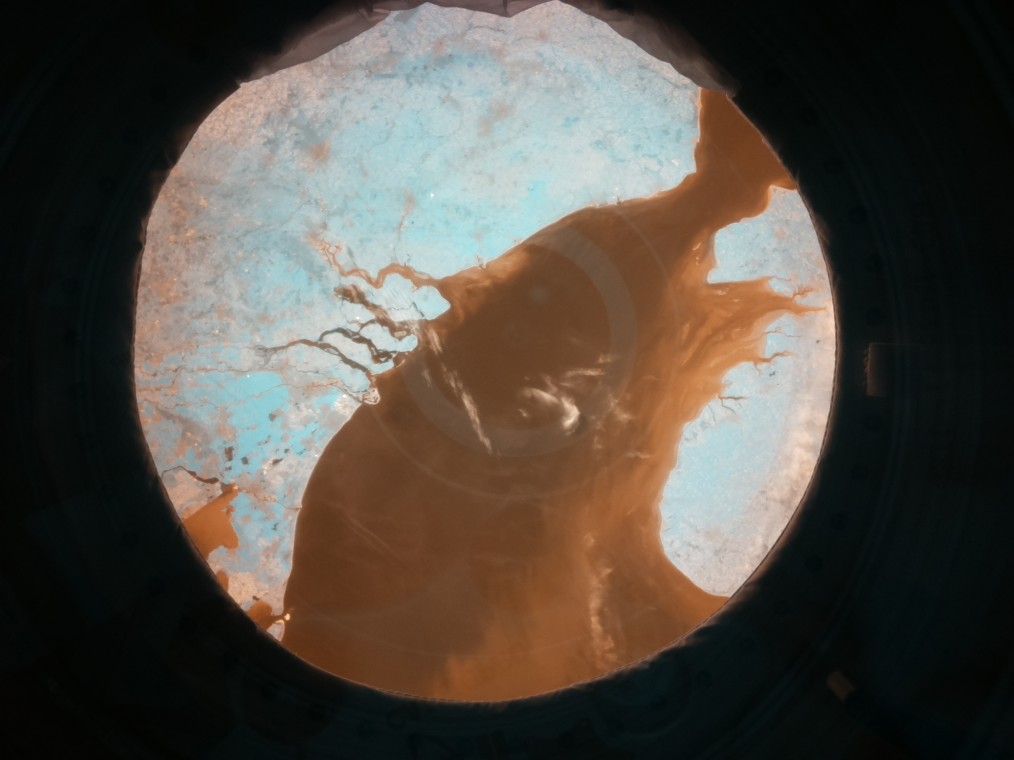
#> input picture eda/direction10/sw1.jpg, 2028 x 1520 px, found by its file name (shown at 1/2 size)
$ python direction5.5.py
#> lines starting #> are read from the running program, lines starting #| are printed output that depends on the picture; long printed decimals are rounded
from exif import Image
from datetime import datetime
import cv2
import math
import numpy as np

# [12 lines of commented-out code are left out]

def convert_to_cv(image_1, image_2):
    image_1_cv = cv2.imread(image_1, 0)
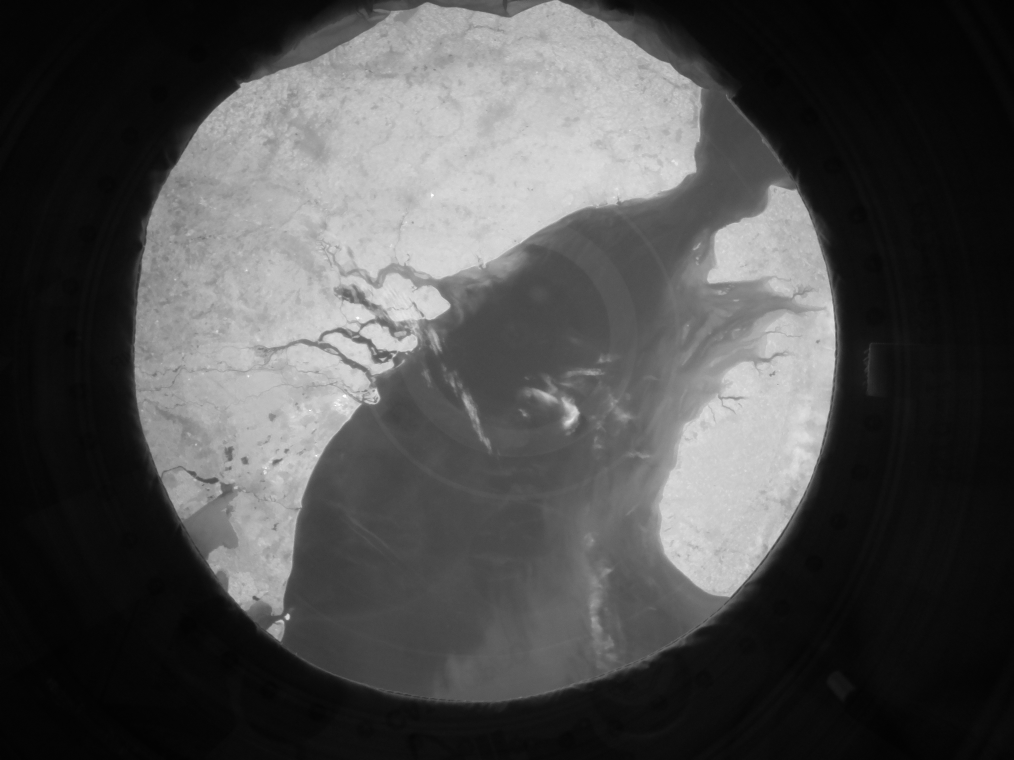
#> image_1_cv: shape (1520, 2028) (shown at 1/2 size); min 0, max 255, mean 77.3
    image_2_cv = cv2.imread(image_2, 0)
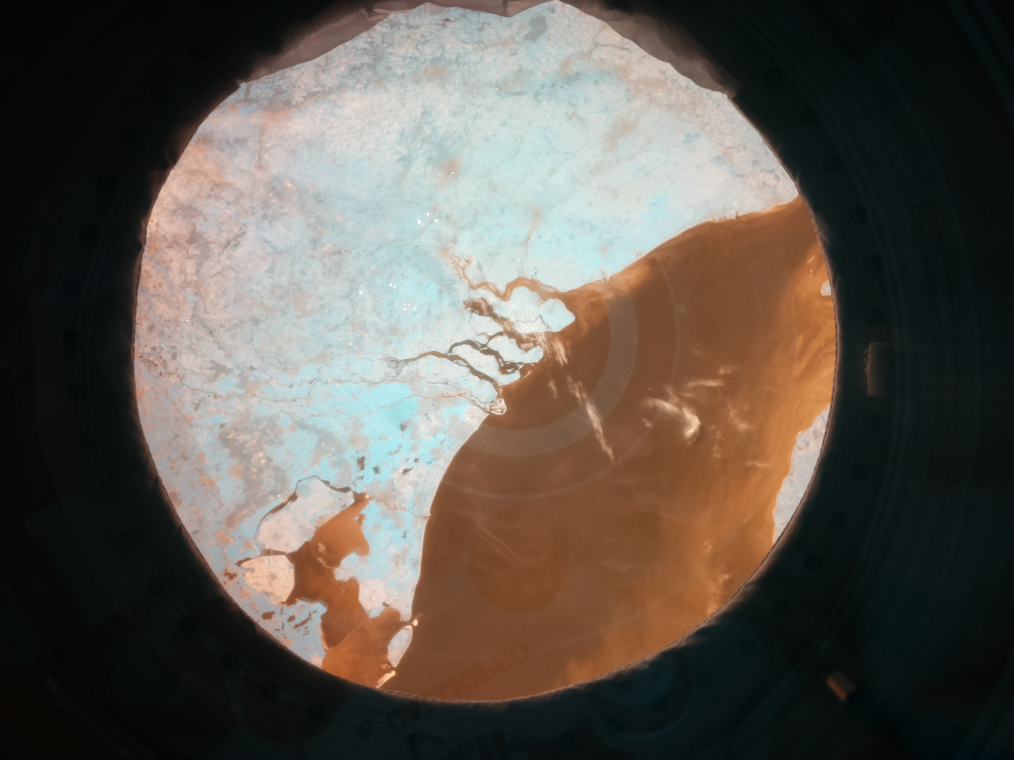
#> input picture eda/direction10/sw2.jpg, 2028 x 1520 px, found by its file name (shown at 1/2 size)
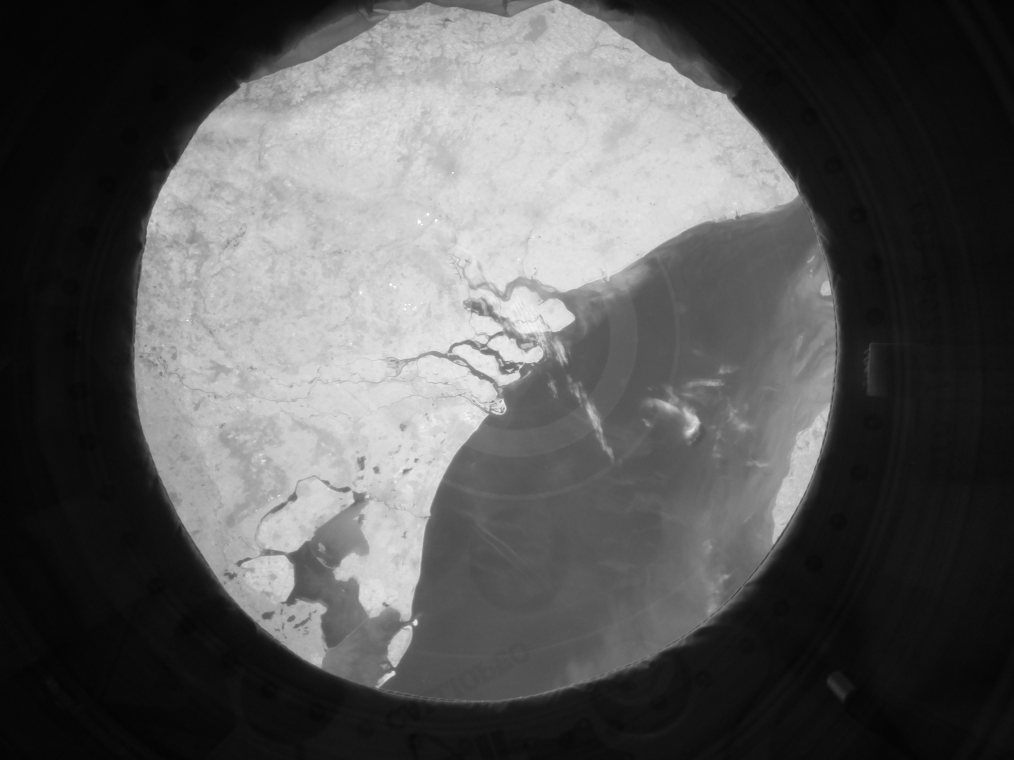
#> image_2_cv: shape (1520, 2028) (shown at 1/2 size); min 2, max 255, mean 88.7
    return image_1_cv, image_2_cv

def calculate_features(image_1, image_2, feature_number):
#> called with feature_number = 1000
    orb = cv2.ORB_create(nfeatures = feature_number)
    keypoints_1, descriptors_1 = orb.detectAndCompute(image_1_cv, None)
#> keypoints_1 = 1000 keypoints; strongest (x, y, size): (575, 1232, 77.1), (574, 1236, 64.3), (574, 1230, 64.3), (575, 1230, 53.6)
    keypoints_2, descriptors_2 = orb.detectAndCompute(image_2_cv, None)
#> keypoints_2 = 1000 keypoints; strongest (x, y, size): (829, 1246, 64.3), (831, 1247, 77.1), (831, 1242, 77.1), (831, 1249, 53.6)
    return keypoints_1, keypoints_2, descriptors_1, descriptors_2

def calculate_matches(descriptors_1, descriptors_2):
    brute_force = cv2.BFMatcher(cv2.NORM_HAMMING, crossCheck=True)
    matches = brute_force.match(descriptors_1, descriptors_2)
    matches = sorted(matches, key=lambda x: x.distance)
    return matches
def display_matches(image_1_cv, keypoints_1, image_2_cv, keypoints_2, matches):
    match_img = cv2.drawMatches(image_1_cv, keypoints_1, image_2_cv, keypoints_2, matches[:1000], None)
    resize = cv2.resize(match_img, (1600,600), interpolation = cv2.INTER_AREA)
    cv2.imshow('matches', resize)
    cv2.waitKey(0)
    cv2.destroyWindow('matches')

def find_matching_coordinates(keypoints_1, keypoints_2, matches):
    coordinates_1 = []
    coordinates_2 = []
    global x_1all_div
    global x_2all_div
    global y_1all_div
    global y_2all_div
    x_11all= []
    x_22all= []
    y_11all= []
    y_22all= []
    x_1all= 0
    x_2all= 0
    y_1all= 0
    y_2all=0
    counter=0
    for match in matches:
        image_1_idx = match.queryIdx
        image_2_idx = match.trainIdx
        (x1,y1) = keypoints_1[image_1_idx].pt
        (x2,y2) = keypoints_2[image_2_idx].pt
        coordinates_1.append((x1,y1))
        coordinates_2.append((x2,y2))
        counter+=1
        x_11all.append(x1)
        x_22all.append(x2)
        y_11all.append(y1)
        y_22all.append(y2)
        x_1all=x_1all+x1
        x_2all=x_2all+x2
        y_1all=y_1all+y1
        y_2all=y_2all+y2
    x_1all_div=x_1all/counter
    x_2all_div=x_2all/counter
    y_1all_div=y_1all/counter
    y_2all_div=y_2all/counter
    print("P1:",x_1all_div, y_1all_div," P2:", x_2all_div, y_2all_div)
    x_11all_div=0
    x_11all_div=statistics.median(x_11all)
    x_22all_div=0
    x_22all_div=statistics.median(x_22all)
    y_11all_div=0
    y_11all_div=statistics.median(y_11all)
    y_22all_div=0
    y_22all_div=statistics.median(y_22all)
    print("P1:",x_11all_div, y_11all_div," P2:", x_22all_div, y_22all_div)
    global direction_x
    global direction_y
    delta_x = x_1all_div-x_2all_div
    if delta_x > 0:
        direction_x = "left"
    elif delta_x < 0:
        direction_x = "right"
    else:
        direction_x = "null"
    delta_y = y_1all_div-y_2all_div
    if delta_y > 0:
        direction_y = "up"
    elif delta_y < 0:
        direction_y = "down"
    else:
        direction_y = "null"

    delta_x = abs(delta_x)
    delta_y = abs(delta_y)
    global tangens_angle_for_general_direction_degrees
    tangens_angle_for_general_direction_radians = np.arctan((delta_y)/(delta_x))
    tangens_angle_for_general_direction_degrees = tangens_angle_for_general_direction_radians * (360/(2*np.pi))
    print("Tan angle for direction:", tangens_angle_for_general_direction_degrees, "therefore IMAGE shifted", direction_x, direction_y)

    global new_direction_x
    global new_direction_y
    new_delta_x = x_11all_div-x_22all_div
    if new_delta_x > 0:
        new_direction_x = "left"
    elif new_delta_x < 0:
        new_direction_x = "right"
    else:
        new_direction_x = "null"
    new_delta_y = y_11all_div-y_22all_div
    if new_delta_y > 0:
        new_direction_y = "up"
    elif new_delta_y < 0:
        new_direction_y = "down"
    else:
        new_direction_y = "null"

    new_delta_x = abs(new_delta_x)
    new_delta_y = abs(new_delta_y)
    global new_tangens_angle_for_general_direction_degrees
    new_tangens_angle_for_general_direction_radians = np.arctan((new_delta_y)/(new_delta_x))
    new_tangens_angle_for_general_direction_degrees = new_tangens_angle_for_general_direction_radians * (360/(2*np.pi))
    print("Tan angle for direction:", new_tangens_angle_for_general_direction_degrees, "therefore IMAGE shifted", new_direction_x, new_direction_y)

    return coordinates_1, coordinates_2

def calculate_mean_distance(coordinates_1, coordinates_2):
    all_distances = 0
    merged_coordinates = list(zip(coordinates_1, coordinates_2))
    for coordinate in merged_coordinates:
        x_difference = coordinate[0][0] - coordinate[1][0]
        y_difference = coordinate[0][1] - coordinate[1][1]
        distance = math.hypot(x_difference, y_difference)
        all_distances = all_distances + distance
    return all_distances / len(merged_coordinates)
import statistics

def calculate_median_tgangle(coordinates_1, coordinates_2):
    all_tgangles = []
    merged_coordinates = list(zip(coordinates_1, coordinates_2))
    for coordinate in merged_coordinates:
        x_difference = coordinate[0][0] - coordinate[1][0]
        y_difference = coordinate[0][1] - coordinate[1][1]
        if x_difference != 0:
            tgangle = y_difference / (x_difference)
            all_tgangles.append(tgangle)
    return statistics.median(all_tgangles)

def calculate_mean_tgangle(coordinates_1, coordinates_2):
    all_tgangles = 0
    merged_coordinates = list(zip(coordinates_1, coordinates_2))
    for coordinate in merged_coordinates:
        x_difference = coordinate[0][0] - coordinate[1][0]
        y_difference = coordinate[0][1] - coordinate[1][1]
        if x_difference !=0:
            tgangle = y_difference / (x_difference)
            all_tgangles = all_tgangles + tgangle
    return all_tgangles / len(merged_coordinates)


# [4 lines of commented-out code are left out]


image_1 = r'C:\Users\kiv\Downloads\eda\eda\sw1.jpg'
image_2 = r'C:\Users\kiv\Downloads\eda\eda\sw2.jpg'

# [8 lines of commented-out code are left out]
latitude_image_1 = 51.61778 #latitude switzerland
latitude_image_2 = 51.55894 #latitude switzerland


# [5 lines of commented-out code are left out]
image_1_cv, image_2_cv = convert_to_cv(image_1, image_2)
keypoints_1, keypoints_2, descriptors_1, descriptors_2 = calculate_features(image_1_cv, image_2_cv, 1000)
matches = calculate_matches(descriptors_1, descriptors_2)
#> in calculate_matches, `matches = brute_force.match(descriptors_1, descriptors_2)`: matches = 492 matches
#> matches = 492 matches
display_matches(image_1_cv, keypoints_1, image_2_cv, keypoints_2, matches)
#> in display_matches, `match_img = cv2.drawMatches(image_1_cv, keypoints_1, image_2_cv, keypo..`:
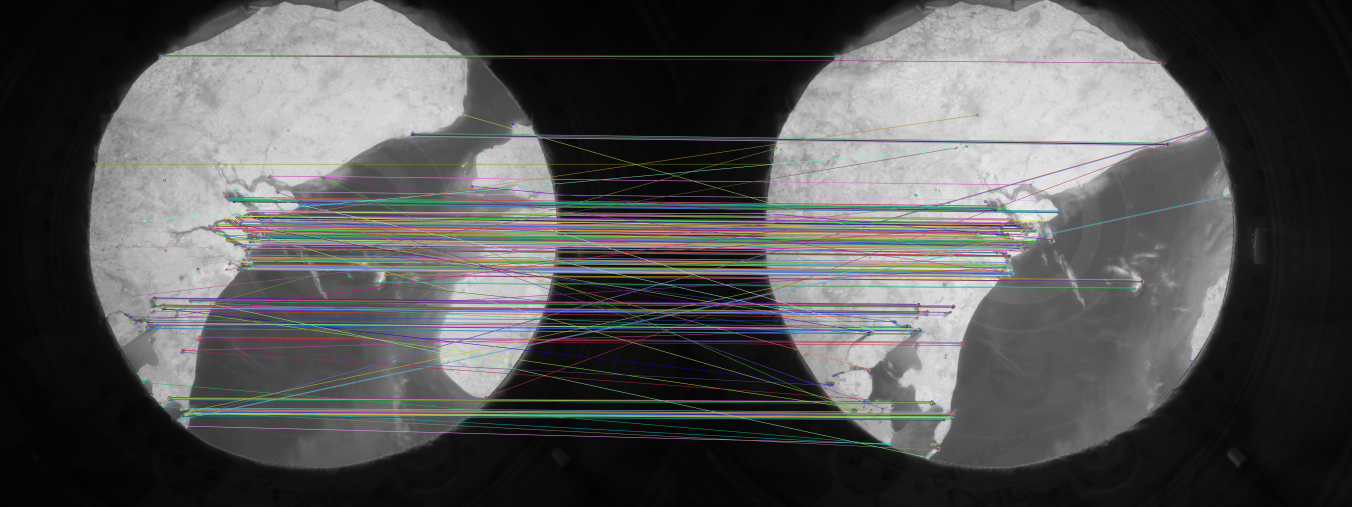
#> match_img: shape (1520, 4056, 3) (shown at 1/3 size); mean of channels 0, 1, 2 85.1, 84.9, 84.8; drawn as B, G, R
#> in display_matches, `resize = cv2.resize(match_img, (1600,600), interpolation = cv2.INTER_A..`:
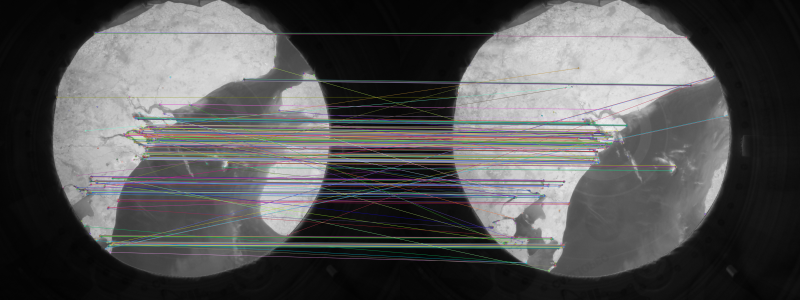
#> resize: shape (600, 1600, 3) (shown at 1/2 size); mean of channels 0, 1, 2 85.1, 84.9, 84.8; drawn as B, G, R
coordinates_1, coordinates_2 = find_matching_coordinates(keypoints_1, keypoints_2, matches)
#> the loop in find_matching_coordinates, `for match in matches:` made 492 passes
#> (image_1_idx, image_2_idx, x1, y1, x2, y2, x_1all, x_2all) on passes 1 to 3: (744, 696, 897.9, 611.7, 1146.7, 636.6, 897.9, 1146.7), (91, 58, 735, 737, 989, 759, 1632.9, 2135.7), (178, 64, 714, 663, 970, 687, 2346.9, 3105.7)
#> after the loop in find_matching_coordinates, `for match in matches:`: coordinates_1 = 492 pairs, first value 288 to 1633, second value 165.6 to 1278; coordinates_2 = 492 pairs, first value 288 to 1660.3, second value 167.6 to 1372.7; counter = 492; x_11all = 492 values, max 1633 at index 448, min 288 at index 283, mean 723; x_1all = 355733.1; x_22all = 492 values, max 1660.3 at index 379, min 288 at index 283, mean 962.4; x_2all = 473481.3; y_11all = 492 values, max 1278 at index 239, min 165.6 at index 431, mean 765.5; y_1all = 376624.9; y_22all = 492 values, max 1372.7 at index 467, min 167.6 at index 453, mean 785.9; y_2all = 386644.3
#> in find_matching_coordinates, `x_1all_div=x_1all/counter`: x_1all_div = 723
#> in find_matching_coordinates, `x_2all_div=x_2all/counter`: x_2all_div = 962.4
#> in find_matching_coordinates, `y_1all_div=y_1all/counter`: y_1all_div = 765.5
#> in find_matching_coordinates, `y_2all_div=y_2all/counter`: y_2all_div = 785.9
#| P1: 723.035 765.498  P2: 962.360 785.862
#> in find_matching_coordinates, `x_11all_div=statistics.median(x_11all)`: x_11all_div = 740.2
#> in find_matching_coordinates, `x_22all_div=statistics.median(x_22all)`: x_22all_div = 994.3
#> in find_matching_coordinates, `y_11all_div=statistics.median(y_11all)`: y_11all_div = 716.6
#> in find_matching_coordinates, `y_22all_div=statistics.median(y_22all)`: y_22all_div = 739.4
#| P1: 740.160 716.636  P2: 994.333 739.392
#> in find_matching_coordinates, `delta_x = x_1all_div-x_2all_div`: delta_x = -239.3
#> in find_matching_coordinates, `delta_y = y_1all_div-y_2all_div`: delta_y = -20.36
#> in find_matching_coordinates, `delta_x = abs(delta_x)`: delta_x = 239.3
#> in find_matching_coordinates, `delta_y = abs(delta_y)`: delta_y = 20.36
#> in find_matching_coordinates, `tangens_angle_for_general_direction_radians = np.arctan((delta_y)/(del..`: tangens_angle_for_general_direction_radians = 0.0849
#> in find_matching_coordinates, `tangens_angle_for_general_direction_degrees = tangens_angle_for_genera..`: tangens_angle_for_general_direction_degrees = 4.86
#| Tan angle for direction: 4.864 therefore IMAGE shifted right down
#> in find_matching_coordinates, `new_delta_x = x_11all_div-x_22all_div`: new_delta_x = -254.2
#> in find_matching_coordinates, `new_delta_y = y_11all_div-y_22all_div`: new_delta_y = -22.76
#> in find_matching_coordinates, `new_delta_x = abs(new_delta_x)`: new_delta_x = 254.2
#> in find_matching_coordinates, `new_delta_y = abs(new_delta_y)`: new_delta_y = 22.76
#> in find_matching_coordinates, `new_tangens_angle_for_general_direction_radians = np.arctan((new_delta..`: new_tangens_angle_for_general_direction_radians = 0.0893
#> in find_matching_coordinates, `new_tangens_angle_for_general_direction_degrees = new_tangens_angle_fo..`: new_tangens_angle_for_general_direction_degrees = 5.12
#| Tan angle for direction: 5.116 therefore IMAGE shifted right down
average_feature_distance = calculate_mean_distance(coordinates_1, coordinates_2)
#> in calculate_mean_distance, `merged_coordinates = list(zip(coordinates_1, coordinates_2))`: merged_coordinates = 492 items
#> the loop in calculate_mean_distance, `for coordinate in merged_coordinates:` made 492 passes
#> coordinate on passes 2 to 4: ((735, 737), (989, 759)), ((714, 663), (970, 687)), ((756.4, 721.6), (1010.3, 744))
#speed = calculate_speed_in_kmps(average_feature_distance, 12648, time_difference)
#print(speed)
#print(average_feature_distance)
average_tangens_angle = calculate_mean_tgangle(coordinates_1, coordinates_2)
#> the loop in calculate_mean_tgangle, `for coordinate in merged_coordinates:` made 492 passes
#> coordinate on passes 1 to 3: ((897.9, 611.7), (1146.7, 636.6)), ((735, 737), (989, 759)), ((714, 663), (970, 687))
#print("average_tangens_angle_radians", average_tangens_angle)
median_tangens_angle = calculate_median_tgangle(coordinates_1, coordinates_2)
#> the loop in calculate_median_tgangle, `for coordinate in merged_coordinates:` made 492 passes
#print("median_tangens_angle_radians", median_tangens_angle)

degrees_med = np.arctan(median_tangens_angle)*(360/(2*np.pi))
degrees_avg = np.arctan(average_tangens_angle)*(360/(2*np.pi))

print("mean_tangens_angle_degrees", degrees_med)
#| mean_tangens_angle_degrees 5.042
print("average_tangens_angle_degrees", degrees_avg)
#| average_tangens_angle_degrees 4.100

#print("average_tangens_angle_radians", average_tangens_angle,"; median_tangens_angle_radians", median_tangens_angle,"; mean_tangens_angle_degrees", degrees_med, "; average_tangens_angle_degrees", degrees_avg)

tangens_angle_for_general_direction_degrees = abs(tangens_angle_for_general_direction_degrees)
new_tangens_angle_for_general_direction_degrees = abs(new_tangens_angle_for_general_direction_degrees)

edoov_coefficient = ""
if direction_x == "left":
    if direction_y == "up":
        edoov_coefficient = (tangens_angle_for_general_direction_degrees, -1, -1)
        reduced_edoov_coefficient = 270-tangens_angle_for_general_direction_degrees
    if direction_y == "down":
        edoov_coefficient = (tangens_angle_for_general_direction_degrees, -1, 1)
        reduced_edoov_coefficient = 270+tangens_angle_for_general_direction_degrees
if direction_x == "right":
    if direction_y == "up":
        edoov_coefficient = (tangens_angle_for_general_direction_degrees, 1, -1)
        reduced_edoov_coefficient = 90+tangens_angle_for_general_direction_degrees
    if direction_y == "down":
        edoov_coefficient = (tangens_angle_for_general_direction_degrees, 1, 1)
        reduced_edoov_coefficient = 90-tangens_angle_for_general_direction_degrees

new_edoov_coefficient = ""
if new_direction_x == "left":
    if new_direction_y == "up":
        new_edoov_coefficient = (new_tangens_angle_for_general_direction_degrees, -1, -1)
        new_reduced_edoov_coefficient = 270-new_tangens_angle_for_general_direction_degrees
    if new_direction_y == "down":
        new_edoov_coefficient = (new_tangens_angle_for_general_direction_degrees, -1, 1)
        new_reduced_edoov_coefficient = 270+new_tangens_angle_for_general_direction_degrees
if new_direction_x == "right":
    if new_direction_y == "up":
        new_edoov_coefficient = (new_tangens_angle_for_general_direction_degrees, 1, -1)
        new_reduced_edoov_coefficient = 90+new_tangens_angle_for_general_direction_degrees
    if new_direction_y == "down":
        new_edoov_coefficient = (new_tangens_angle_for_general_direction_degrees, 1, 1)
        new_reduced_edoov_coefficient = 90-new_tangens_angle_for_general_direction_degrees

negated_reduced_edoov_coefficient = reduced_edoov_coefficient+180
if negated_reduced_edoov_coefficient > 360:
    negated_reduced_edoov_coefficient-=360
print("obraz Matyas", reduced_edoov_coefficient)
#| obraz Matyas 85.136
print("let Matyas", negated_reduced_edoov_coefficient)
#| let Matyas 265.136

print("obraz Eda", new_reduced_edoov_coefficient)
#| obraz Eda 84.884


latitude_avg = (latitude_image_1+latitude_image_2)/2

alpha_k=np.arcsin((np.cos(51.8*(np.pi/180)))/(np.cos(latitude_avg*(np.pi/180))))
alpha_k = alpha_k*(180/np.pi)
print("alpha:", alpha_k)
corrected_alpha_k=0
if latitude_image_1>latitude_image_2:
    corrected_alpha_k=180-alpha_k
else:
    corrected_alpha_k=alpha_k
print("corrected alpha", corrected_alpha_k)
clockwise_alpha_k=360-corrected_alpha_k
print("Clockwise ak: ",clockwise_alpha_k)


print("corrected alpha k:", corrected_alpha_k)
print("edoov koeficient: ", edoov_coefficient)
#| edoov koeficient:  (4.864, 1, 1)
print("reduced edoov koeficient: ", reduced_edoov_coefficient)
#| reduced edoov koeficient:  85.136
print("new reduced edoov koeficient: ", new_reduced_edoov_coefficient)
#| new reduced edoov koeficient:  84.884

poloha_severu=corrected_alpha_k-reduced_edoov_coefficient
print("Poloha severu: ",poloha_severu)
#| Poloha severu:  10.400

new_corrected_alpha_k=corrected_alpha_k
new_poloha_severu=0
if latitude_image_1>latitude_image_2:
    new_poloha_severu=new_corrected_alpha_k-new_reduced_edoov_coefficient+180
else:
    new_poloha_severu=new_corrected_alpha_k-new_reduced_edoov_coefficient

print("New Poloha severu: ",new_poloha_severu)
#| New Poloha severu:  190.653

#print(time_difference)
print("patch size: 85")


# function to find best detected features using brute force
# matcher and match them according to there humming distance
def BF_FeatureMatcher(des1,des2):
    brute_force = cv2.BFMatcher(cv2.NORM_HAMMING,crossCheck=True)
    no_of_matches = brute_force.match(des1,des2)

    # finding the humming distance of the matches and sorting them
    no_of_matches = sorted(no_of_matches,key=lambda x:x.distance)
    return no_of_matches

# sorting the number of best matches obtained from brute force matcher
number_of_matches = BF_FeatureMatcher(descriptors_1,descriptors_2)
tot_feature_matches = len(number_of_matches)

# printing total number of feature matches found
print(f'Total Number of Features matches found are {tot_feature_matches}')
#| Total Number of Features matches found are 492
